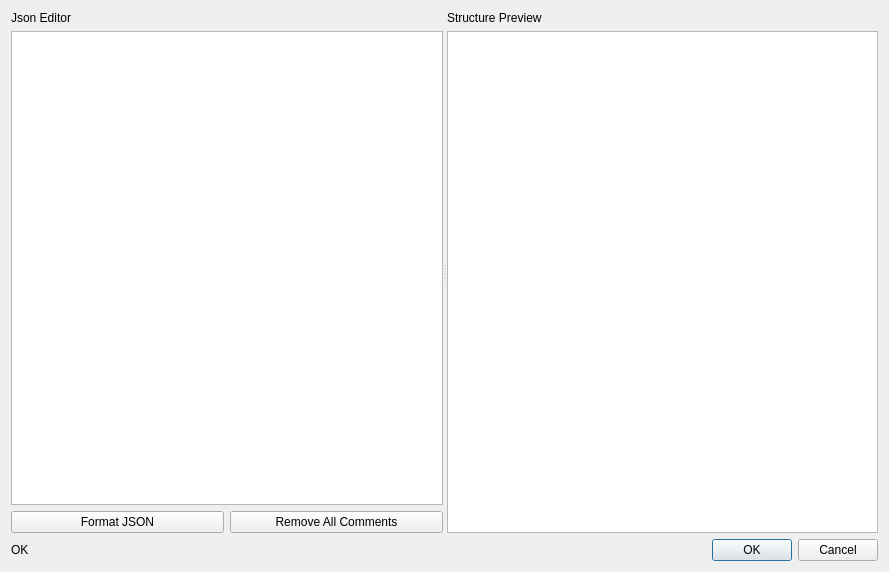
<?xml version="1.0" encoding="UTF-8"?>
<ui version="4.0">
    <class>JsonEditor</class>
    <widget class="QDialog" name="JsonEditor">
        <property name="windowModality">
            <enum>Qt::ApplicationModal</enum>
        </property>
        <property name="geometry">
            <rect>
                <x>0</x>
                <y>0</y>
                <width>889</width>
                <height>572</height>
            </rect>
        </property>
        <property name="windowTitle">
            <string>JSON Editor</string>
        </property>
        <property name="modal">
            <bool>true</bool>
        </property>
        <layout class="QGridLayout" name="gridLayout_3">
            <item row="0" column="0" colspan="2">
                <widget class="QSplitter" name="splitter">
                    <property name="orientation">
                        <enum>Qt::Horizontal</enum>
                    </property>
                    <property name="childrenCollapsible">
                        <bool>false</bool>
                    </property>
                    <widget class="QWidget" name="layoutWidgetx">
                        <layout class="QGridLayout" name="gridLayout">
                            <item row="1" column="0" colspan="2">
                                <widget class="QTextEdit" name="jsonEditor">
                                    <property name="font">
                                        <font>
                                            <family>Monospace</family>
                                        </font>
                                    </property>
                                    <property name="lineWrapMode">
                                        <enum>QTextEdit::NoWrap</enum>
                                    </property>
                                    <property name="acceptRichText">
                                        <bool>false</bool>
                                    </property>
                                </widget>
                            </item>
                            <item row="2" column="0">
                                <widget class="QPushButton" name="formatJsonBtn">
                                    <property name="text">
                                        <string>Format JSON</string>
                                    </property>
                                </widget>
                            </item>
                            <item row="2" column="1">
                                <widget class="QPushButton" name="removeCommentsBtn">
                                    <property name="text">
                                        <string>Remove All Comments</string>
                                    </property>
                                </widget>
                            </item>
                            <item row="0" column="0" colspan="2">
                                <widget class="QLabel" name="label">
                                    <property name="text">
                                        <string>Json Editor</string>
                                    </property>
                                </widget>
                            </item>
                        </layout>
                    </widget>
                    <widget class="QWidget" name="layoutWidget">
                        <layout class="QGridLayout" name="gridLayout_2">
                            <item row="0" column="0">
                                <widget class="QLabel" name="label_2">
                                    <property name="text">
                                        <string>Structure Preview</string>
                                    </property>
                                </widget>
                            </item>
                            <item row="1" column="0">
                                <widget class="QTreeView" name="jsonTree">
                                    <property name="editTriggers">
                                        <set>QAbstractItemView::NoEditTriggers</set>
                                    </property>
                                    <property name="alternatingRowColors">
                                        <bool>true</bool>
                                    </property>
                                    <property name="indentation">
                                        <number>15</number>
                                    </property>
                                    <property name="uniformRowHeights">
                                        <bool>true</bool>
                                    </property>
                                    <property name="allColumnsShowFocus">
                                        <bool>true</bool>
                                    </property>
                                    <attribute name="headerCascadingSectionResizes">
                                        <bool>true</bool>
                                    </attribute>
                                    <attribute name="headerMinimumSectionSize">
                                        <number>132</number>
                                    </attribute>
                                    <attribute name="headerDefaultSectionSize">
                                        <number>152</number>
                                    </attribute>
                                </widget>
                            </item>
                        </layout>
                    </widget>
                </widget>
            </item>
            <item row="1" column="0">
                <widget class="QLabel" name="jsonValidateStatus">
                    <property name="text">
                        <string>OK</string>
                    </property>
                </widget>
            </item>
            <item row="1" column="1">
                <widget class="QDialogButtonBox" name="buttonBox">
                    <property name="orientation">
                        <enum>Qt::Horizontal</enum>
                    </property>
                    <property name="standardButtons">
                        <set>QDialogButtonBox::Cancel|QDialogButtonBox::Ok</set>
                    </property>
                </widget>
            </item>
        </layout>
    </widget>
    <tabstops>
        <tabstop>jsonEditor</tabstop>
        <tabstop>formatJsonBtn</tabstop>
        <tabstop>removeCommentsBtn</tabstop>
        <tabstop>jsonTree</tabstop>
    </tabstops>
    <resources/>
    <connections>
        <connection>
            <sender>buttonBox</sender>
            <signal>accepted()</signal>
            <receiver>JsonEditor</receiver>
            <slot>accept()</slot>
            <hints>
                <hint type="sourcelabel">
                    <x>248</x>
                    <y>254</y>
                </hint>
                <hint type="destinationlabel">
                    <x>157</x>
                    <y>274</y>
                </hint>
            </hints>
        </connection>
        <connection>
            <sender>buttonBox</sender>
            <signal>rejected()</signal>
            <receiver>JsonEditor</receiver>
            <slot>reject()</slot>
            <hints>
                <hint type="sourcelabel">
                    <x>316</x>
                    <y>260</y>
                </hint>
                <hint type="destinationlabel">
                    <x>286</x>
                    <y>274</y>
                </hint>
            </hints>
        </connection>
    </connections>
</ui>
